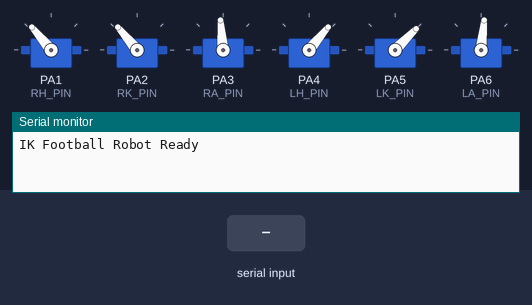
This sketch was run on a simulated STM32 Blue Pill. Parts: 6 × servo, the last lines printed to the serial monitor. The inputs (shaded band) are chosen by the test bench.

Above: at 1.5 s.
1.6 s: "K" received over Serial
At 1.69 s:
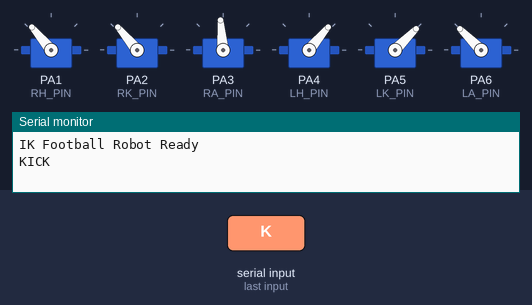
At 2.07 s:
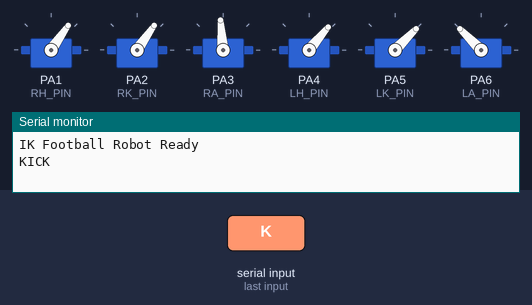
3.6 s: "L" received over Serial
At 3.67 s:
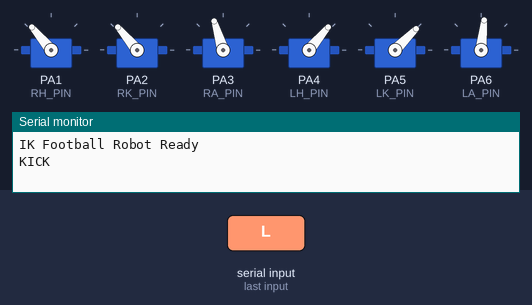
Timing chart, 0 to 6.6 s (numbered marks = the images above; inputs shaded):
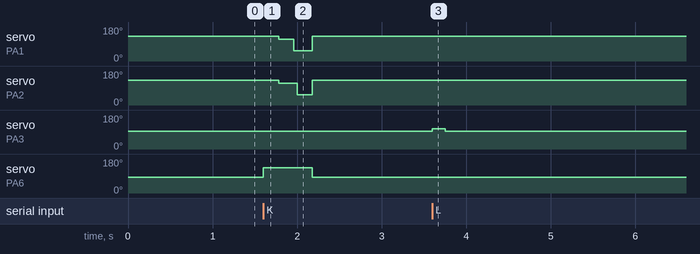

The sketch:

main2.ino
```cpp
#include <Servo.h>
#include <math.h>

// ── PINS ──────────────────────────────────────
#define RH_PIN  PA1
#define RK_PIN  PA2
#define RA_PIN  PA3

#define LH_PIN  PA4
#define LK_PIN  PA5
#define LA_PIN  PA6

// ── SERVOS ────────────────────────────────────
Servo RH, RK, RA;
Servo LH, LK, LA;

// ── LEG DIMENSIONS (cm) ───────────────────────
float l1 = 10.0;
float l2 = 10.0;

// ── IK SAFE POSITION FUNCTION ─────────────────
void pos(float x, float z, char leg) {

  // safer than atan(x/z)
  float hipRad2 = atan2(x, z);

  float z2 = z / cos(hipRad2);

  // avoid impossible positions
  z2 = constrain(z2, 1.0, l1 + l2 - 0.5);

  // IK calculations
  float hipRad1 =
    acos((sq(l1) + sq(z2) - sq(l2)) /
    (2 * l1 * z2));

  float kneeRad =
    PI - acos((sq(l1) + sq(l2) - sq(z2)) /
    (2 * l1 * l2));

  float ankleRad =
    PI / 2 + hipRad2 -
    acos((sq(l2) + sq(z2) - sq(l1)) /
    (2 * l2 * z2));

  // convert to degrees
  float hipDeg =
    (hipRad1 + hipRad2) * (180 / PI);

  float kneeDeg =
    kneeRad * (180 / PI);

  float ankleDeg =
    ankleRad * (180 / PI);

  // =================================================
  // LEFT LEG CALIBRATION
  // =================================================

  if (leg == 'L') {

    // yellow hip
    int LH_angle = constrain(hipDeg + 10, 50, 130);

    // gray knee
    int LK_angle = constrain(kneeDeg - 15, 45, 130);

    // gray ankle
    int LA_angle = constrain(ankleDeg + 20, 45, 140);

    LH.write(LH_angle);
    LK.write(LK_angle);
    LA.write(LA_angle);
  }

  // =================================================
  // RIGHT LEG CALIBRATION
  // =================================================

  else if (leg == 'R') {

    // gray hip
    int RH_angle =
      constrain(180 - hipDeg - 10, 45, 130);

    // gray knee
    int RK_angle =
      constrain(180 - kneeDeg + 15, 45, 130);

    // yellow ankle
    int RA_angle =
      constrain(180 - ankleDeg - 20, 45, 140);

    RH.write(RH_angle);
    RK.write(RK_angle);
    RA.write(RA_angle);
  }
}

// ── NEUTRAL ───────────────────────────────────
void standNeutral() {

  pos(0, 18, 'L');
  pos(0, 18, 'R');

  delay(300);
}

// ── WALK ──────────────────────────────────────
void walkForward() {

  // right step
  pos(-3, 16, 'R');

  delay(180);

  standNeutral();

  // left step
  pos(3, 16, 'L');

  delay(180);

  standNeutral();
}

// ── TURN LEFT ─────────────────────────────────
void turnLeft() {

  pos(-2, 17, 'R');

  delay(150);

  standNeutral();
}

// ── TURN RIGHT ────────────────────────────────
void turnRight() {

  pos(2, 17, 'L');

  delay(150);

  standNeutral();
}

// ── KICK ──────────────────────────────────────
void kickBall() {

  Serial.println("KICK");

  // strong left support
  LA.write(135);

  delay(180);

  // backward preload
  RH.write(115);
  RK.write(115);

  delay(180);

  // fast kick
  RH.write(55);

  delay(40);

  RK.write(55);

  delay(180);

  standNeutral();
}

// ── SETUP ─────────────────────────────────────
void setup() {

  Serial.begin(115200);

  RH.attach(RH_PIN);
  RK.attach(RK_PIN);
  RA.attach(RA_PIN);

  LH.attach(LH_PIN);
  LK.attach(LK_PIN);
  LA.attach(LA_PIN);

  standNeutral();

  Serial.println("IK Football Robot Ready");
}

// ── LOOP ──────────────────────────────────────
void loop() {

  if (Serial.available()) {

    char c = Serial.read();

    if (c == 'F') {

      walkForward();
    }

    else if (c == 'L') {

      turnLeft();
    }

    else if (c == 'R') {

      turnRight();
    }

    else if (c == 'K') {

      kickBall();
    }
  }
}
```

Measured:
- after the input at 1.6 s, servo on PA1 (RH_PIN): 130° → 115° after 0.18 s, → 55° 0.18 s later, → 130° 0.22 s later; servo on PA2 (RK_PIN): 130° → 115° after 0.18 s, → 55° 0.22 s later, → 130° 0.18 s later; servo on PA6 (LA_PIN): 84° → 135° at once, → 84° 0.58 s later
- after the input at 3.6 s, servo on PA3 (RA_PIN): 95° → 107° at once, → 95° 0.15 s later
